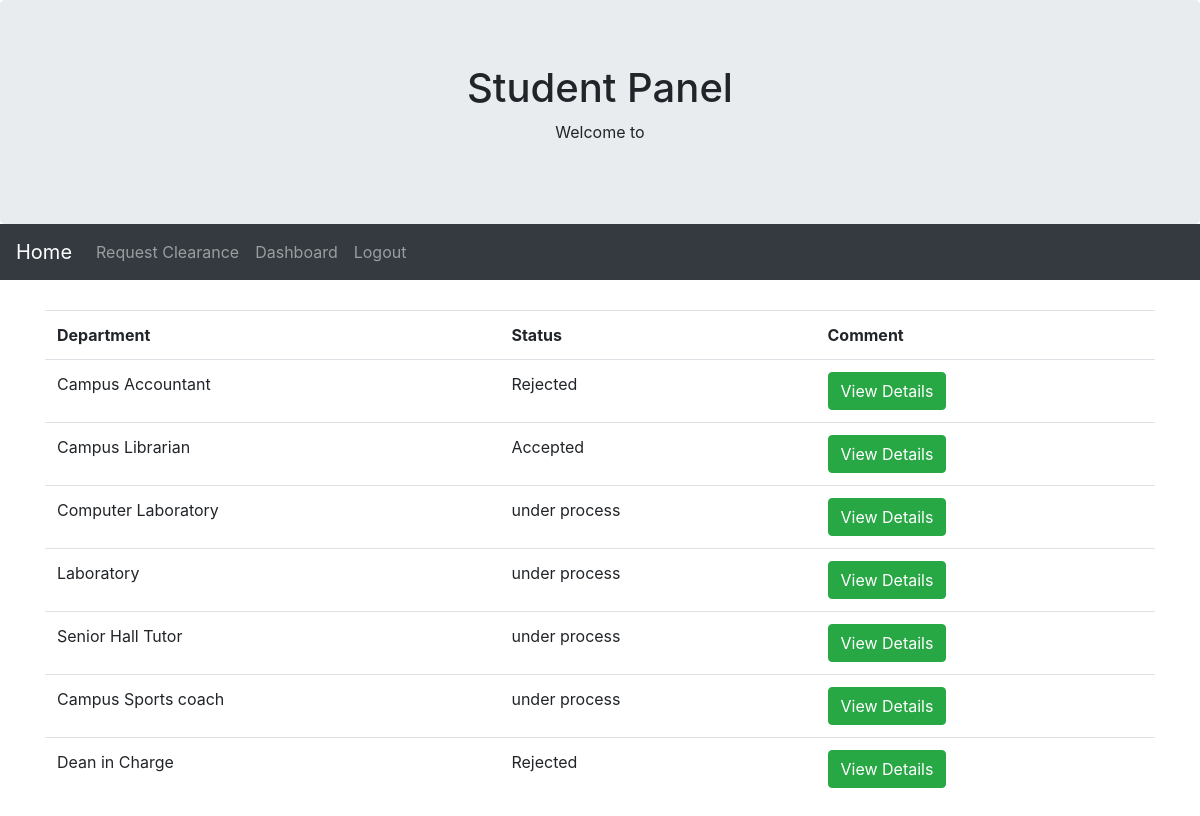
Page /student/board.php on the committed database.
### tables this page shows
CREATE TABLE `request` (
  `id` int(255) NOT NULL,
  `department_id` int(255) NOT NULL,
  `date` timestamp NOT NULL DEFAULT current_timestamp() ON UPDATE current_timestamp(),
  `status` varchar(20) NOT NULL
);

CREATE TABLE `department` (
  `id` int(50) NOT NULL,
  `Name` varchar(255) NOT NULL,
  `status` varchar(50) NOT NULL
);

### student/board.php (the view)
<?php include "head.php";
 ?>
<div class="container " style="margin-top: 30px;">
	<div class="row">
		<div class="col-sm-12">
			<table class="table table-hover">
				<tr>
					<th>Department</th>
					<th>Status</th>
			        <th>Comment</th>
				</tr>
			<?php
			$sql="SELECT * FROM request,department where request.id=department.id";
			$result=$connect->query($sql);
			if ($result->num_rows>0) {
				while ($row=$result->fetch_assoc()) {
					echo "<tr><td>".$row["Name"]."</td>";
					echo "<td>".$row["status"]."</td>";
					echo "<td><a href='request.php?Accept=".$row["id"]."' class='btn btn-success'>View Details</a></td>";
				}
			}
			  ?>
			</table>
		</div>

### rows in the picture
request: department.Name "Campus Accountant", department.status "Rejected"
request: department.Name "Campus Librarian", department.status "Accepted"
request: department.Name "Computer Laboratory", department.status "under process"
request: department.Name "Laboratory", department.status "under process"
request: department.Name "Senior Hall Tutor", department.status "under process"
request: department.Name "Campus Sports coach", department.status "under process"
request: department.Name "Dean in Charge", department.status "Rejected"
